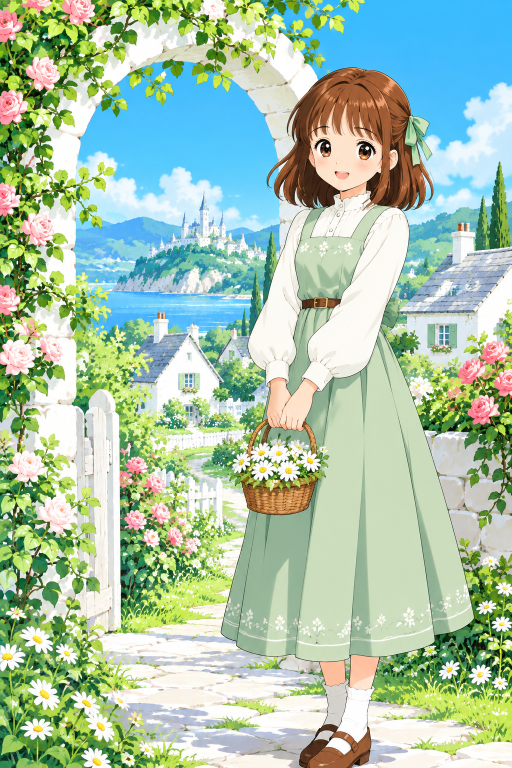
#> input picture art-src/stargarden/home-v2.png, 1024 x 1536 px (shown at 1/2 size)
$ python -i stargarden-reprocess-shiying.py   (imports and definitions only)
#> lines starting #> are read from the running program, lines starting #| are printed output that depends on the picture
'''Rebuild the old transparent game assets with ShiyingCutout, then install with backups.'''
import argparse
import colorsys
import hashlib
import importlib.util
import json
import os
import shutil
import sys
from datetime import datetime
from pathlib import Path

import cv2
import numpy as np
from PIL import Image, ImageDraw, ImageOps
from stargarden_layers import dress_mask

ROOT = Path(__file__).resolve().parent.parent
PROD = ROOT / 'art-src/stargarden/production-v1'
PUBLIC = ROOT / 'public/assets/stargarden'
WORK = ROOT / 'art-src/stargarden/requirements-v1/reprocess-v1'
STAGE = WORK / 'staged'
RAW = WORK / 'raw'
EXPRESSIONS = ['calm', 'happy', 'shy', 'sad', 'angry', 'tired']
CHARACTERS = ['child-summer', 'child-festival', 'child-winter', 'teen-summer',
    'teen-festival', 'teen-winter', 'grown-summer', 'grown-festival', 'grown-winter',
    'grown-garden', 'enemy-wolf', 'battle-hero', 'enemy-stone', 'enemy-spirit', 'battle-hero-grown']


# [81 lines left out: functions engine, extract, save, normalize, recolor, make_layers, not called in this run]


def grown_variants(image):
    rgba = np.asarray(image).copy()
    hsv = cv2.cvtColor(rgba[:, :, :3], cv2.COLOR_RGB2HSV)
    selected = (hsv[:, :, 0] > 28) & (hsv[:, :, 0] < 85) & (hsv[:, :, 1] > 18) & (rgba[:, :, 3] > 200)
    selected[:round(image.height * .17)] = False
    book = Image.new('L', image.size)
    ImageDraw.Draw(book).polygon([(round(x * image.width), round(y * image.height)) for x, y in
        [(.435, .34), (.534, .34), (.56, .437), (.435, .448)]], fill=255)
    selected[np.asarray(book) > 0] = False
    for name, target in [('rose', [185, 143, 153]), ('sky', [125, 160, 180])]:
        colored = rgba.copy()
        original = colored[:, :, :3].astype(np.float32)
        mean = np.mean(original[selected], axis=0)
        original[selected] = np.clip(original[selected] * np.array(target) / mean, 0, 255)
        colored[:, :, :3] = original.astype(np.uint8)
        save(normalize(Image.fromarray(colored)), f'production-v1/grown-{name}.webp')


# [62 lines left out: functions build, install, not called in this run]


# [8 lines not run here, left out]

>>> import cv2
>>> picture = cv2.imread('../art-src/stargarden/home-v2.png', cv2.IMREAD_GRAYSCALE)
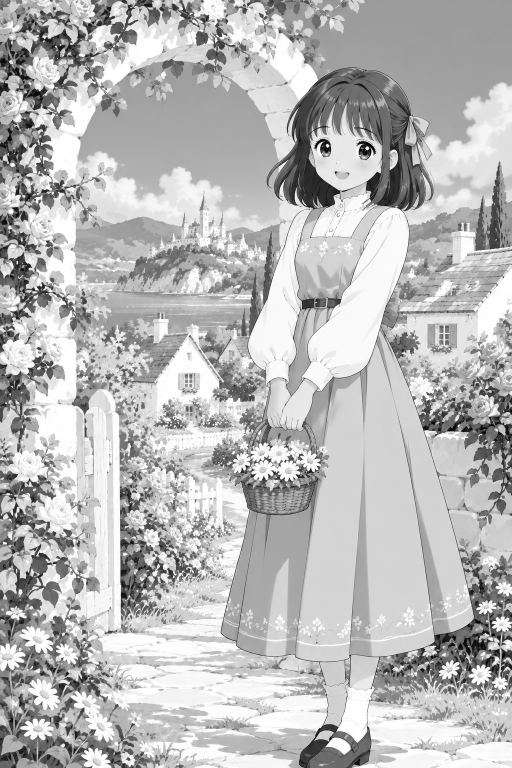
#> picture: shape (1536, 1024) (shown at 1/2 size); min 0, max 255, mean 184.5
#> (the run stopped early here; a loop or call above may not have finished)

$ run again, on art-src/stargarden/town-v2.png
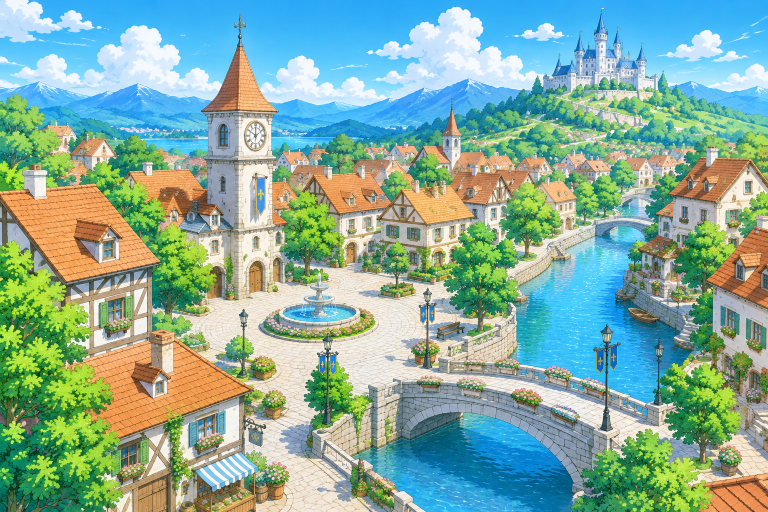
#> input picture art-src/stargarden/town-v2.png, 1536 x 1024 px (shown at 1/2 size)
#> `picture = cv2.imread('../art-src/stargarden/home-v2.png', cv2.IMREAD_G..`:
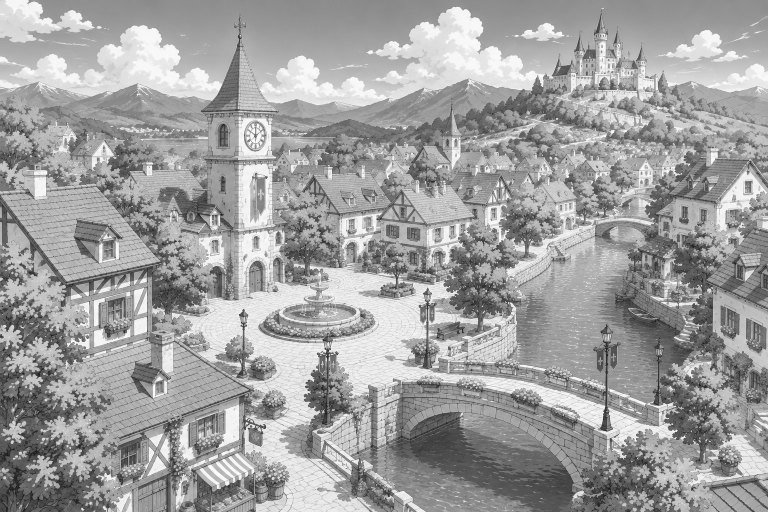
#> picture: shape (1024, 1536) (shown at 1/2 size); min 10, max 255, mean 159.1

$ run again, on art-src/stargarden/town.png
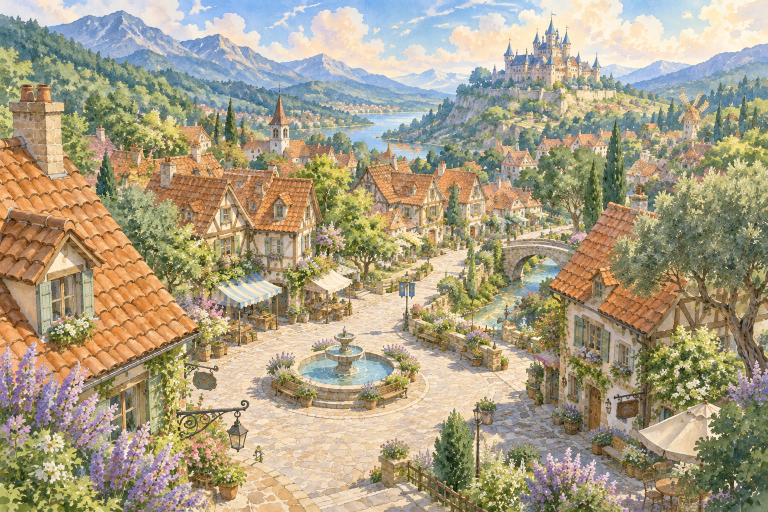
#> input picture art-src/stargarden/town.png, 1536 x 1024 px (shown at 1/2 size)
#> `picture = cv2.imread('../art-src/stargarden/home-v2.png', cv2.IMREAD_G..`:
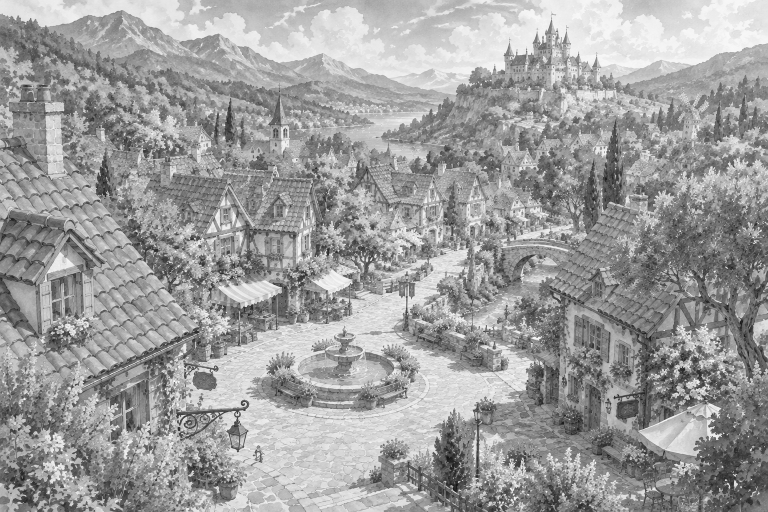
#> picture: shape (1024, 1536) (shown at 1/2 size); min 14, max 255, mean 157.2
